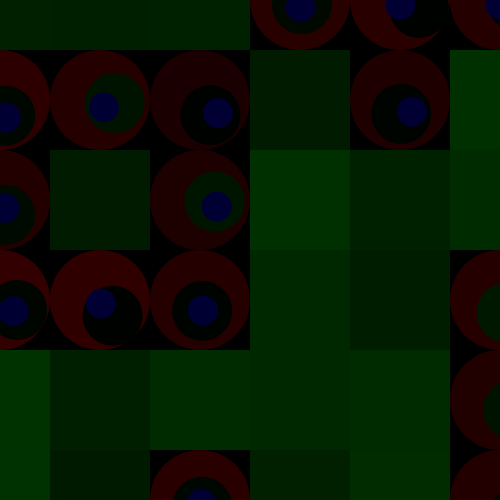
Frame 1 (no input)
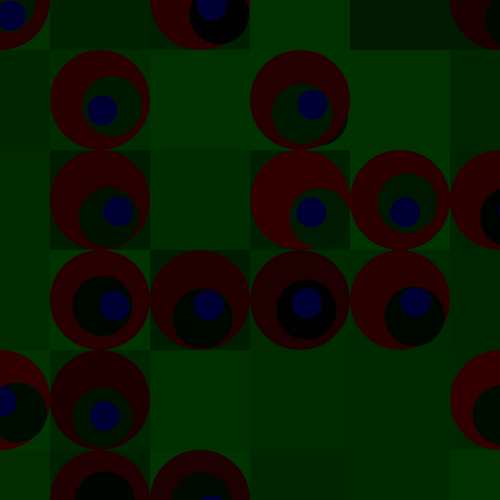
Frame 60 (the mouse pressed at the canvas centre just before this capture)
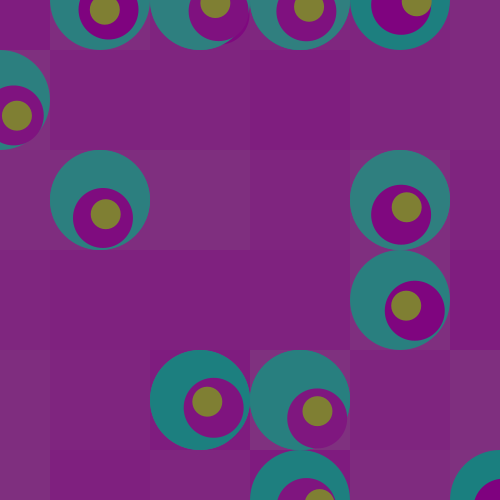
Frame 120 (the mouse held since frame 60 and released just before this capture)

The Processing sketch that drew these frames (run headless with seeded random() and noise(); from frame 60 on, the mouse is pressed at the canvas centre):

// Processing sketch: processing_142779
// ── processing_142779.pde

void setup()
{
  size(500,500);
  background(0);
  frameRate(4);
  smooth();
  rectMode(CENTER);
  noStroke();
  colorMode(RGB,500,500,500);
  background(0);
}
void draw()
{
for(int y=0; y<=500; y+=100)
{
  for(int x=0;x<=500; x+=100)
  {
    if(random(500)<250)
    {
      fill(random(50,100),mouseX,mouseY);
      ellipse(x,y,100,100);//
      fill(mouseX,random(0,50),mouseY);
      ellipse(x+random(0,20),y+random(0,20),60,60);//
      fill(mouseY,mouseX,100);
      ellipse(x+random(0,20),y+random(0,20),30,30);//
    }
    else{
      fill(mouseY,random(50,100),mouseX);
      rect(x,y,100,100);
    }
  }
}
}
